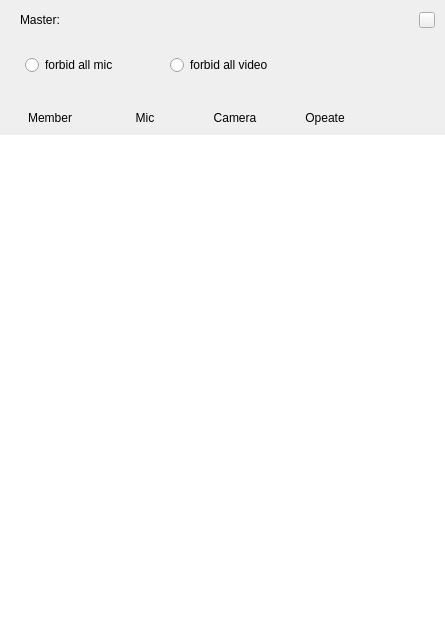
<?xml version="1.0" encoding="UTF-8"?>
<ui version="4.0">
 <class>MemberListViewController</class>
 <widget class="QWidget" name="MemberListViewController">
  <property name="geometry">
   <rect>
    <x>0</x>
    <y>0</y>
    <width>445</width>
    <height>620</height>
   </rect>
  </property>
  <property name="windowTitle">
   <string/>
  </property>
  <layout class="QVBoxLayout" name="verticalLayout">
   <property name="spacing">
    <number>0</number>
   </property>
   <property name="leftMargin">
    <number>0</number>
   </property>
   <property name="topMargin">
    <number>0</number>
   </property>
   <property name="rightMargin">
    <number>0</number>
   </property>
   <property name="bottomMargin">
    <number>0</number>
   </property>
   <item>
    <widget class="QWidget" name="head_widget" native="true">
     <layout class="QHBoxLayout" name="horizontalLayout_3">
      <property name="spacing">
       <number>20</number>
      </property>
      <property name="leftMargin">
       <number>20</number>
      </property>
      <property name="topMargin">
       <number>0</number>
      </property>
      <property name="rightMargin">
       <number>10</number>
      </property>
      <property name="bottomMargin">
       <number>0</number>
      </property>
      <item>
       <widget class="QLabel" name="master_label">
        <property name="minimumSize">
         <size>
          <width>0</width>
          <height>0</height>
         </size>
        </property>
        <property name="maximumSize">
         <size>
          <width>80</width>
          <height>16777215</height>
         </size>
        </property>
        <property name="text">
         <string>Master:</string>
        </property>
        <property name="alignment">
         <set>Qt::AlignLeading|Qt::AlignLeft|Qt::AlignVCenter</set>
        </property>
       </widget>
      </item>
      <item>
       <widget class="QLabel" name="master_name_label">
        <property name="minimumSize">
         <size>
          <width>250</width>
          <height>40</height>
         </size>
        </property>
        <property name="maximumSize">
         <size>
          <width>250</width>
          <height>40</height>
         </size>
        </property>
        <property name="text">
         <string/>
        </property>
       </widget>
      </item>
      <item>
       <spacer name="horizontalSpacer">
        <property name="orientation">
         <enum>Qt::Horizontal</enum>
        </property>
        <property name="sizeHint" stdset="0">
         <size>
          <width>301</width>
          <height>20</height>
         </size>
        </property>
       </spacer>
      </item>
      <item>
       <widget class="QPushButton" name="close_btn">
        <property name="minimumSize">
         <size>
          <width>0</width>
          <height>16</height>
         </size>
        </property>
        <property name="maximumSize">
         <size>
          <width>16</width>
          <height>16</height>
         </size>
        </property>
        <property name="text">
         <string/>
        </property>
       </widget>
      </item>
     </layout>
    </widget>
   </item>
   <item>
    <widget class="QWidget" name="control_widget" native="true">
     <layout class="QHBoxLayout" name="horizontalLayout">
      <property name="spacing">
       <number>10</number>
      </property>
      <property name="leftMargin">
       <number>20</number>
      </property>
      <property name="topMargin">
       <number>10</number>
      </property>
      <property name="rightMargin">
       <number>0</number>
      </property>
      <property name="bottomMargin">
       <number>5</number>
      </property>
      <item>
       <widget class="QWidget" name="forbid_mic_widget" native="true">
        <property name="minimumSize">
         <size>
          <width>135</width>
          <height>30</height>
         </size>
        </property>
        <property name="maximumSize">
         <size>
          <width>135</width>
          <height>30</height>
         </size>
        </property>
        <layout class="QHBoxLayout" name="horizontalLayout_7">
         <property name="spacing">
          <number>0</number>
         </property>
         <property name="leftMargin">
          <number>5</number>
         </property>
         <property name="topMargin">
          <number>0</number>
         </property>
         <property name="rightMargin">
          <number>0</number>
         </property>
         <property name="bottomMargin">
          <number>0</number>
         </property>
         <item>
          <widget class="QRadioButton" name="forbid_mic_btn">
           <property name="sizePolicy">
            <sizepolicy hsizetype="Minimum" vsizetype="Preferred">
             <horstretch>0</horstretch>
             <verstretch>0</verstretch>
            </sizepolicy>
           </property>
           <property name="minimumSize">
            <size>
             <width>150</width>
             <height>30</height>
            </size>
           </property>
           <property name="maximumSize">
            <size>
             <width>150</width>
             <height>30</height>
            </size>
           </property>
           <property name="text">
            <string>forbid all mic</string>
           </property>
           <property name="iconSize">
            <size>
             <width>35</width>
             <height>35</height>
            </size>
           </property>
          </widget>
         </item>
        </layout>
       </widget>
      </item>
      <item>
       <widget class="QWidget" name="forbid_camera_widget" native="true">
        <property name="minimumSize">
         <size>
          <width>135</width>
          <height>30</height>
         </size>
        </property>
        <property name="maximumSize">
         <size>
          <width>135</width>
          <height>30</height>
         </size>
        </property>
        <property name="styleSheet">
         <string notr="true"/>
        </property>
        <layout class="QHBoxLayout" name="horizontalLayout_8">
         <property name="spacing">
          <number>0</number>
         </property>
         <property name="leftMargin">
          <number>5</number>
         </property>
         <property name="topMargin">
          <number>0</number>
         </property>
         <property name="rightMargin">
          <number>0</number>
         </property>
         <property name="bottomMargin">
          <number>0</number>
         </property>
         <item>
          <widget class="QRadioButton" name="forbid_camera_btn">
           <property name="sizePolicy">
            <sizepolicy hsizetype="Minimum" vsizetype="Preferred">
             <horstretch>0</horstretch>
             <verstretch>0</verstretch>
            </sizepolicy>
           </property>
           <property name="minimumSize">
            <size>
             <width>150</width>
             <height>30</height>
            </size>
           </property>
           <property name="maximumSize">
            <size>
             <width>150</width>
             <height>30</height>
            </size>
           </property>
           <property name="text">
            <string>forbid all video</string>
           </property>
           <property name="iconSize">
            <size>
             <width>35</width>
             <height>35</height>
            </size>
           </property>
          </widget>
         </item>
        </layout>
       </widget>
      </item>
      <item>
       <spacer name="horizontalSpacer_7">
        <property name="orientation">
         <enum>Qt::Horizontal</enum>
        </property>
        <property name="sizeHint" stdset="0">
         <size>
          <width>40</width>
          <height>20</height>
         </size>
        </property>
       </spacer>
      </item>
     </layout>
    </widget>
   </item>
   <item>
    <layout class="QHBoxLayout" name="horizontalLayout_2">
     <item>
      <widget class="QWidget" name="widget" native="true">
       <property name="minimumSize">
        <size>
         <width>280</width>
         <height>0</height>
        </size>
       </property>
       <property name="maximumSize">
        <size>
         <width>280</width>
         <height>16777215</height>
        </size>
       </property>
       <layout class="QHBoxLayout" name="horizontalLayout_6">
        <property name="spacing">
         <number>0</number>
        </property>
        <property name="leftMargin">
         <number>0</number>
        </property>
        <property name="topMargin">
         <number>0</number>
        </property>
        <property name="rightMargin">
         <number>0</number>
        </property>
        <property name="bottomMargin">
         <number>0</number>
        </property>
        <item>
         <widget class="QLabel" name="member_label">
          <property name="minimumSize">
           <size>
            <width>100</width>
            <height>40</height>
           </size>
          </property>
          <property name="maximumSize">
           <size>
            <width>100</width>
            <height>40</height>
           </size>
          </property>
          <property name="styleSheet">
           <string notr="true"/>
          </property>
          <property name="text">
           <string>Member</string>
          </property>
          <property name="alignment">
           <set>Qt::AlignBottom|Qt::AlignHCenter</set>
          </property>
         </widget>
        </item>
        <item>
         <widget class="QLabel" name="mic_label">
          <property name="minimumSize">
           <size>
            <width>90</width>
            <height>40</height>
           </size>
          </property>
          <property name="maximumSize">
           <size>
            <width>90</width>
            <height>40</height>
           </size>
          </property>
          <property name="styleSheet">
           <string notr="true"/>
          </property>
          <property name="text">
           <string>Mic</string>
          </property>
          <property name="alignment">
           <set>Qt::AlignBottom|Qt::AlignHCenter</set>
          </property>
         </widget>
        </item>
        <item>
         <widget class="QLabel" name="cam_label">
          <property name="minimumSize">
           <size>
            <width>90</width>
            <height>40</height>
           </size>
          </property>
          <property name="maximumSize">
           <size>
            <width>90</width>
            <height>40</height>
           </size>
          </property>
          <property name="styleSheet">
           <string notr="true"/>
          </property>
          <property name="text">
           <string>Camera</string>
          </property>
          <property name="alignment">
           <set>Qt::AlignBottom|Qt::AlignHCenter</set>
          </property>
         </widget>
        </item>
       </layout>
      </widget>
     </item>
     <item>
      <widget class="QWidget" name="opeate_widget" native="true">
       <layout class="QHBoxLayout" name="horizontalLayout_5">
        <property name="spacing">
         <number>0</number>
        </property>
        <property name="leftMargin">
         <number>0</number>
        </property>
        <property name="topMargin">
         <number>0</number>
        </property>
        <property name="rightMargin">
         <number>0</number>
        </property>
        <property name="bottomMargin">
         <number>0</number>
        </property>
        <item>
         <widget class="QLabel" name="opeate_label">
          <property name="minimumSize">
           <size>
            <width>90</width>
            <height>40</height>
           </size>
          </property>
          <property name="maximumSize">
           <size>
            <width>90</width>
            <height>40</height>
           </size>
          </property>
          <property name="text">
           <string>Opeate</string>
          </property>
          <property name="alignment">
           <set>Qt::AlignBottom|Qt::AlignHCenter</set>
          </property>
         </widget>
        </item>
       </layout>
      </widget>
     </item>
     <item>
      <spacer name="horizontalSpacer_2">
       <property name="orientation">
        <enum>Qt::Horizontal</enum>
       </property>
       <property name="sizeHint" stdset="0">
        <size>
         <width>40</width>
         <height>20</height>
        </size>
       </property>
      </spacer>
     </item>
    </layout>
   </item>
   <item>
    <widget class="QWidget" name="widget_line" native="true">
     <property name="minimumSize">
      <size>
       <width>0</width>
       <height>10</height>
      </size>
     </property>
     <property name="maximumSize">
      <size>
       <width>16777215</width>
       <height>10</height>
      </size>
     </property>
     <layout class="QHBoxLayout" name="horizontalLayout_4">
      <property name="spacing">
       <number>0</number>
      </property>
      <property name="leftMargin">
       <number>15</number>
      </property>
      <property name="topMargin">
       <number>0</number>
      </property>
      <property name="rightMargin">
       <number>15</number>
      </property>
      <property name="bottomMargin">
       <number>0</number>
      </property>
      <item>
       <widget class="QWidget" name="line" native="true">
        <property name="minimumSize">
         <size>
          <width>0</width>
          <height>1</height>
         </size>
        </property>
        <property name="maximumSize">
         <size>
          <width>16777215</width>
          <height>1</height>
         </size>
        </property>
       </widget>
      </item>
     </layout>
    </widget>
   </item>
   <item>
    <widget class="QListWidget" name="member_list_widget">
     <property name="frameShape">
      <enum>QFrame::NoFrame</enum>
     </property>
     <property name="lineWidth">
      <number>0</number>
     </property>
     <property name="verticalScrollBarPolicy">
      <enum>Qt::ScrollBarAlwaysOff</enum>
     </property>
     <property name="horizontalScrollBarPolicy">
      <enum>Qt::ScrollBarAlwaysOff</enum>
     </property>
    </widget>
   </item>
  </layout>
 </widget>
 <resources/>
 <connections/>
</ui>
